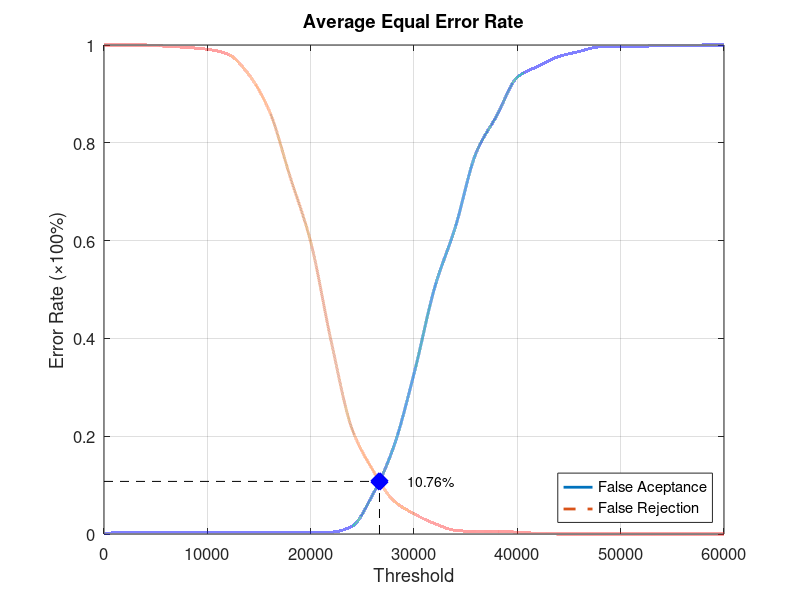
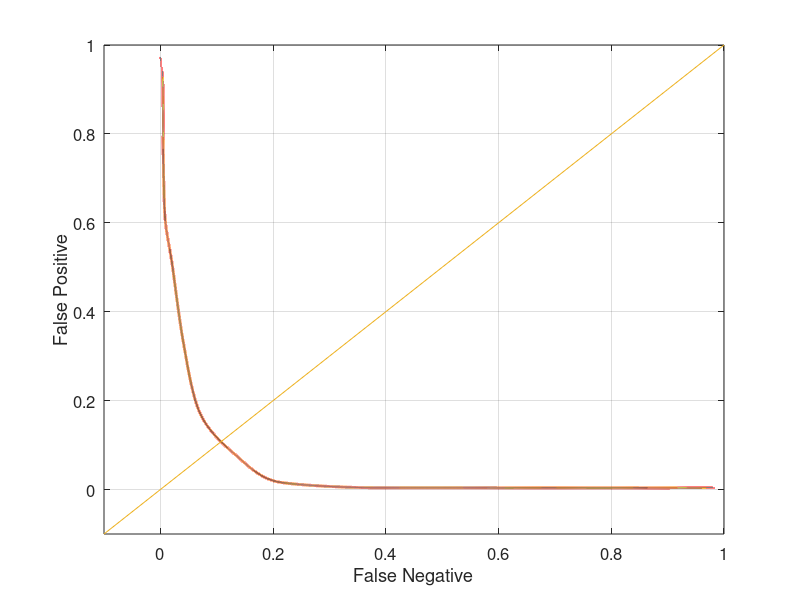

The MATLAB script that drew these images, in order:
function yEER = Experiment1Average
close all;
clear;
clc;
x = 0:2000:60000;
xq = 0:0.5:60000;

y0 = [0 0.00394737 0.00394737 0.00394737 0.00394737 0.00394737 0.00394737 0.00394737 0.00394737 0.00394737 0.00394737 0.00394737 0.0157895 0.0802632 0.176316 0.327632 0.503947 0.627632 0.778947 0.855263 0.934211 0.956579 0.976316 0.986842 0.996053 0.996053 0.997368 0.998684 0.998684 1 1];
yy0 = interp1(x, y0, xq, 'pchip');
y1 = [1 1 1 0.9975 0.995 0.99125 0.98125 0.94 0.865 0.73125 0.5975 0.3925 0.215 0.13125 0.06875 0.04125 0.02125 0.0075 0.005 0.005 0.00375 0.00125 0 0 0 0 0 0 0 0 0];
yy1 = interp1(x, y1, xq, 'pchip');

% Calculating EER: 
y2 = abs(y0 - y1);
find(y2 == min(y2))
yy2 = abs(yy0 - yy1);
xEER = find(yy2 == min(yy2));
xEERIndex = xq(xEER) % X-axis EER
yEER = yy0(xEER) % Y-axis EER

main = figure
plot(xq, yy0,'-','LineWidth', 2);	hold on
plot(xq, yy1,'--','LineWidth', 2);	hold on
plot([xEERIndex xEERIndex], [0 yEER], 'k--');	hold on
plot([0 xEERIndex], [yEER yEER], 'k--');	hold on
plot(xEERIndex, yEER, 'bx', 'LineWidth', 10);	hold on
text(xEERIndex + 10 * xEERIndex / 100, yEER, [num2str(round((10000 * yEER)) / 100) '%'])
legend('False Aceptance', 'False Rejection', 'Location', 'SouthEast')
xlabel('Threshold')
ylabel('Error Rate (\times100%)')
title('Average Equal Error Rate')
set(gca, 'FontSize', 12)
axis([0 60000 0 1])
grid on

print(main, 'Experiment1AverageMain', '-dpng');
FNRxFPR = figure('Color', [1 1 1]);
plot(yy1, yy0, '-', yy1, yy0, 'LineWidth', 2);
hold on
y = -0.1:0.1:1
plot(y, y); 
set(gca, 'FontSize', 12)
xlabel('False Negative')
ylabel('False Positive')
axis([-0.1 1 -0.1 1])
set(gca, 'FontSize', 12)
grid on

print(FNRxFPR, 'Experiment1AverageFNRxFPR','-dpng');
end
